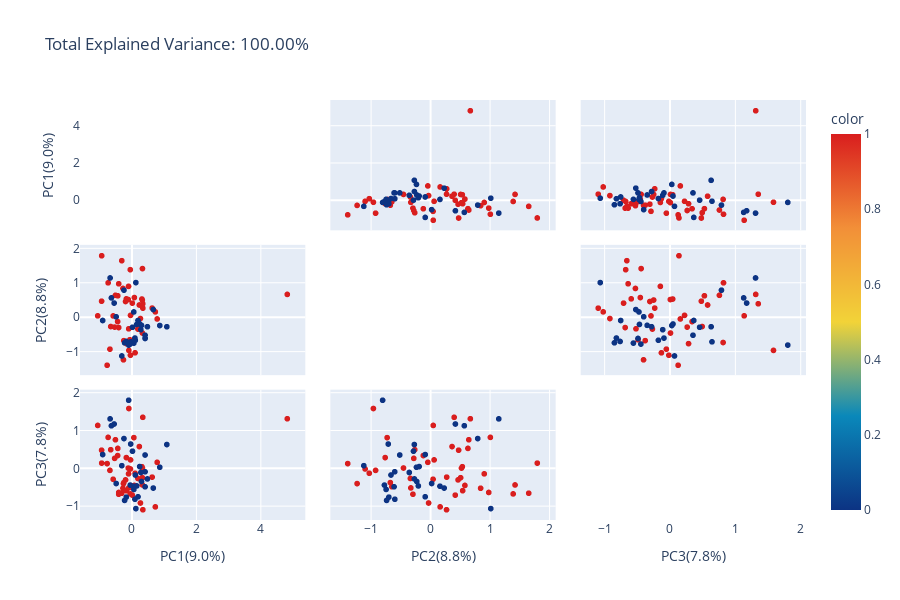

The notebook cell this image was saved under:
### Code cell
data_pca = explorer.pca_plot(components_plot=3)
